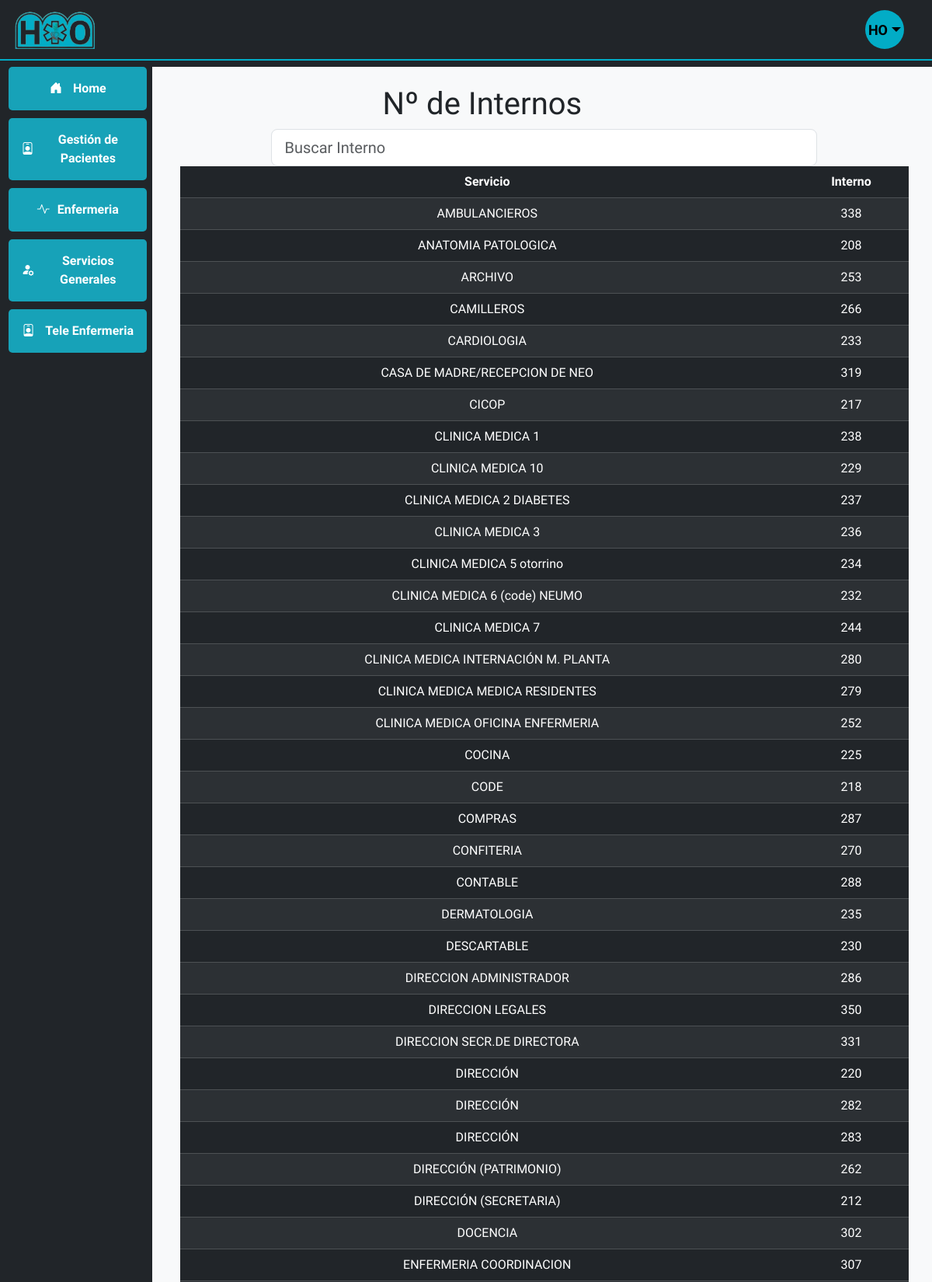
The page /internos/ (upper part) on the database its author committed.
### internos/models.py (models this page shows)
class Interno(models.Model):
    servicio = models.CharField(max_length=100)
    interno = models.CharField(max_length=100)

### internos/views.py (the view)
# urls.py: path('internos/', views.ver_interno, name='internos'),
def ver_interno(request):
    internos = Interno.objects.all().order_by('servicio')
    form = InternoForm()
    context = {
        'internos': internos,
        'form' : form,
        }
    return render(request, 'internos.html',context)

### internos/forms.py
class InternoForm(forms.ModelForm):
    class Meta:
        model = Interno
        fields = '__all__'

### internos/templates/internos.html (shortened to what this page needs)
{% extends 'base.html' %}
{% block main_content %}
    <div class="container">
        <div class="row">
            <div class="col-md-10">
                <h1>Nº de Internos</h1>
            </div>
        </div>
        <form>
            <div class="mx-auto w-75">
                <input type="search" id="buscador" class="form-control form-control-lg" placeholder="Buscar Interno" required>
            </div>
        </form>
        <table class="table table-striped table-dark " >
            <thead>
                <tr>
                    <th>Servicio</th>
                    <th>Interno</th>
                </tr>
            </thead>
            <tbody>
                {% for interno in internos %}
                <tr>
                    <td>{{ interno.servicio }}</td>
                    <td>{{ interno.interno }}</td>
                </tr>
                {% endfor %}
            </tbody>
        </table>
    </div>
{% endblock %}

### static/css/style.css (style rules this page uses)
html, body { height: 100%; margin: 0.2rem; font-family: "Roboto Condensed", sans-serif; }
body { display: flex; flex-direction: column; }

### rows shown on the page
Interno: servicio "AMBULANCIEROS", interno "338"
Interno: servicio "ANATOMIA PATOLOGICA", interno "208"
Interno: servicio "ARCHIVO", interno "253"
Interno: servicio "CAMILLEROS", interno "266"
Interno: servicio "CARDIOLOGIA", interno "233"
Interno: servicio "CASA DE MADRE/RECEPCION DE NEO", interno "319"
Interno: servicio "CICOP", interno "217"
Interno: servicio "CLINICA MEDICA 1", interno "238"
Interno: servicio "CLINICA MEDICA 10", interno "229"
Interno: servicio "CLINICA MEDICA 2 DIABETES", interno "237"
Interno: servicio "CLINICA MEDICA 3", interno "236"
Interno: servicio "CLINICA MEDICA 5 otorrino", interno "234"
Interno: servicio "CLINICA MEDICA 6 (code) NEUMO", interno "232"
Interno: servicio "CLINICA MEDICA 7", interno "244"
Interno: servicio "CLINICA MEDICA INTERNACIÓN M. PLANTA", interno "280"
Interno: servicio "CLINICA MEDICA MEDICA RESIDENTES", interno "279"
Interno: servicio "CLINICA MEDICA OFICINA ENFERMERIA", interno "252"
Interno: servicio "COCINA", interno "225"
Interno: servicio "CODE", interno "218"
Interno: servicio "COMPRAS", interno "287"
Interno: servicio "CONFITERIA", interno "270"
Interno: servicio "CONTABLE", interno "288"
Interno: servicio "DERMATOLOGIA", interno "235"
Interno: servicio "DESCARTABLE", interno "230"
Interno: servicio "DIRECCION ADMINISTRADOR", interno "286"
Interno: servicio "DIRECCION LEGALES", interno "350"
Interno: servicio "DIRECCION SECR.DE DIRECTORA", interno "331"
Interno: servicio "DIRECCIÓN", interno "220"
Interno: servicio "DIRECCIÓN", interno "282"
Interno: servicio "DIRECCIÓN", interno "283"
Interno: servicio "DIRECCIÓN (PATRIMONIO)", interno "262"
Interno: servicio "DIRECCIÓN (SECRETARIA)", interno "212"
Interno: servicio "DOCENCIA", interno "302"
Interno: servicio "ENFERMERIA COORDINACION", interno "307"
